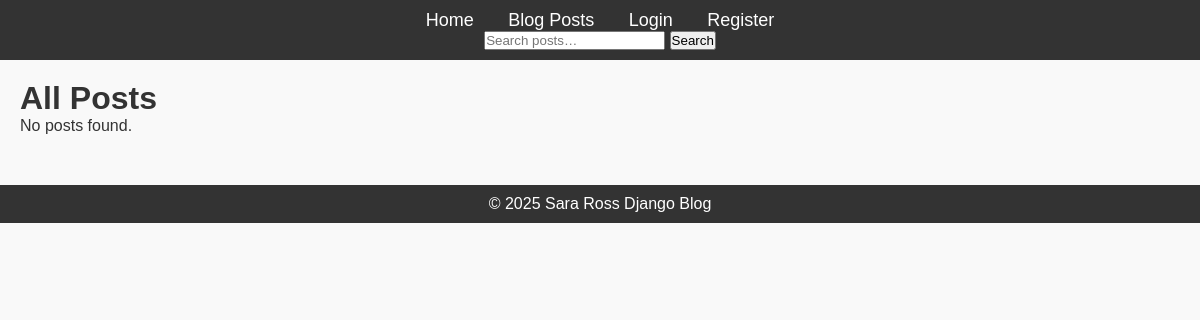
/posts/, run on an earlier commit of the app's database.
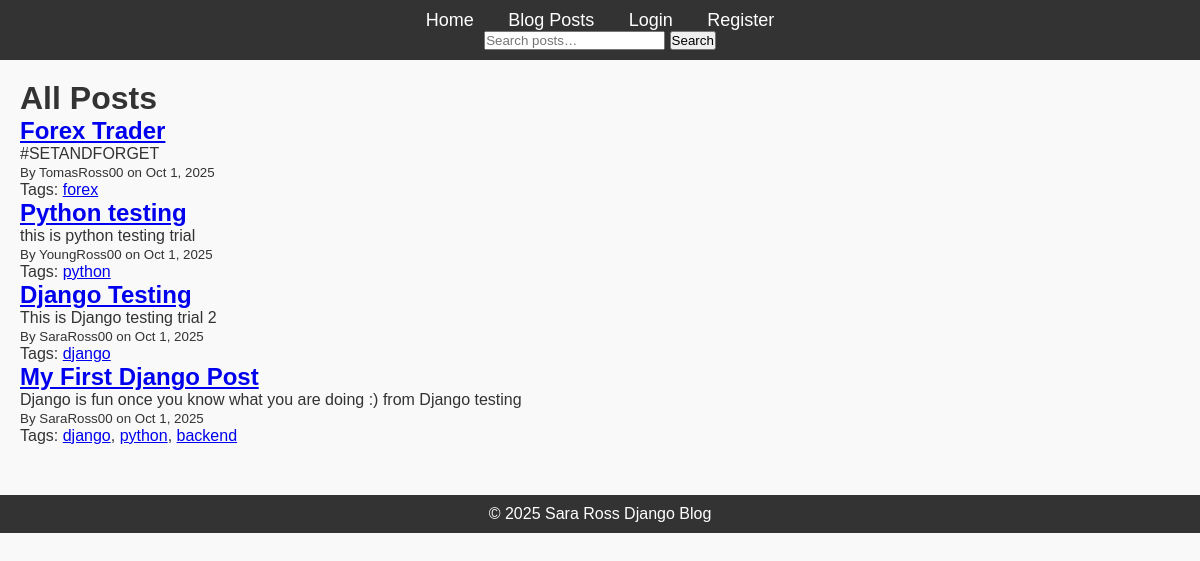
And on a later commit of the database.
### blog/models.py (models this page shows, shortened)
class Post(models.Model):
    title = models.CharField(max_length=200)
    content = models.TextField()
    published_date = models.DateTimeField(auto_now_add=True)
    author = models.ForeignKey(User, on_delete=models.CASCADE, related_name='posts')
    tags = TaggableManager(blank=True)

### blog/views.py (the view)
class PostListView(ListView):
    model = Post
    template_name = 'blog/post_list.html'
    context_object_name = 'posts'
    ordering = ['-published_date']
    paginate_by = 10

### blog/templates/blog/post_list.html (shortened to what this page needs)
{% extends 'blog/base.html' %}
{% block content %}
  <h1>All Posts</h1>
  {% for post in posts %}
    <article>
      <h2>
        <a href="{% url 'blog:post-detail' post.pk %}">
          {{ post.title }}
        </a>
      </h2>
      <p>{{ post.content|truncatechars:100 }}</p>
      <small>
        By {{ post.author }}
        on {{ post.published_date|date:"M j, Y" }}
      </small>
      <p>
        Tags:
        {% for tag in post.tags.all %}
          <a href="{% url 'blog:tag-posts' tag.name %}">{{ tag.name }}</a>{% if not forloop.last %}, {% endif %}
        {% empty %}
          None
        {% endfor %}
      </p>
    </article>
  {% empty %}
    <p>No posts found.</p>
  {% endfor %}
{% endblock %}

### blog/templates/blog/base.html (shortened to what this page needs)
{% load static %}
<!DOCTYPE html>
<html lang="en">
<head>
  <link rel="stylesheet" href="{% static 'css/styles.css' %}">
</head>
<body>
  <header>
    <nav>
      <ul>
        <li><a href="{% url 'blog:post-list' %}">Home</a></li>
        <li><a href="{% url 'blog:post-list' %}">Blog Posts</a></li>
        {% if user.is_authenticated %}
          <li><a href="{% url 'blog:post-create' %}">New Post</a></li>
          <li><a href="{% url 'blog:profile' %}">Profile</a></li>
          <li>
            <form method="post" action="{% url 'blog:logout' %}" style="display:inline;">
              {% csrf_token %}
              <button type="submit" class="btn btn-link" style="padding:0; border:none; background:none; color:white;">Logout</button>
            </form>
          </li>
        {% else %}
          <li><a href="{% url 'blog:login' %}">Login</a></li>
          <li><a href="{% url 'blog:register' %}">Register</a></li>
        {% endif %}
      </ul>
    </nav>
    <form action="{% url 'blog:search' %}" method="get">
      <input
        type="text"
        name="q"
        placeholder="Search posts…"
        value="{{ request.GET.q }}"
      >
      <button type="submit">Search</button>
    </form>
  </header>
  <div class="content">
    {% block content %}
    {% endblock %}
  </div>
  <footer>
    <p>&copy;  2025 Sara Ross Django Blog</p>
  </footer>
</body>
</html>

### blog/static/css/styles.css (style rules this page uses)
* { margin: 0; padding: 0; box-sizing: border-box; }
body { font-family: Arial, sans-serif; background-color: #f9f9f9; color: #333; }
header { background-color: #333; padding: 10px; text-align: center; }
header nav ul { list-style-type: none; }
header nav ul li { display: inline; margin: 0 15px; }
header nav ul li a { color: white; text-decoration: none; font-size: 18px; }
.content { margin: 20px; }
footer { text-align: center; margin-top: 50px; padding: 10px; background-color: #333; color: white; }

What changed in the data, as far as the page shows it:
added Post: title "Forex Trader", content "#SETANDFORGET", author "TomasRoss00", published_date "Oct 1, 2025"
added Tag: name "forex", shown under "Forex Trader"
added Post: title "Python testing", content "this is python testing trial", author "YoungRoss00", published_date "Oct 1, 2025"
added Tag: name "python"
added Post: title "Django Testing", content "This is Django testing trial 2", author "SaraRoss00", published_date "Oct 1, 2025"
added Tag: name "django"
added Post: title "My First Django Post", content "Django is fun once you know what you are doing :) from Django testing", author "SaraRoss00", published_date "Oct 1, 2025"
added Tag: name "backend", shown under "My First Django Post"
Also different on the page:
text no longer shown: "No posts found."
